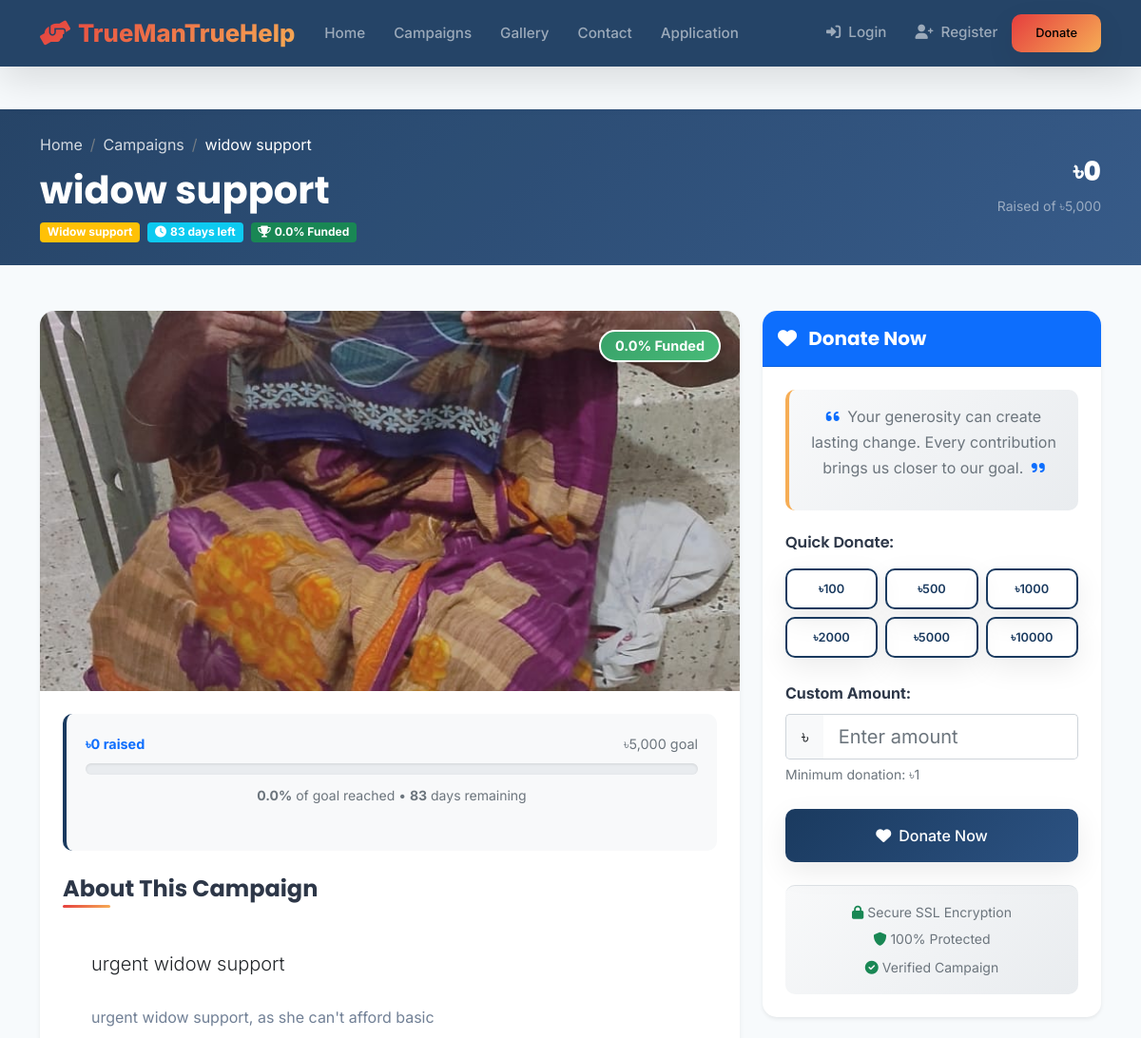
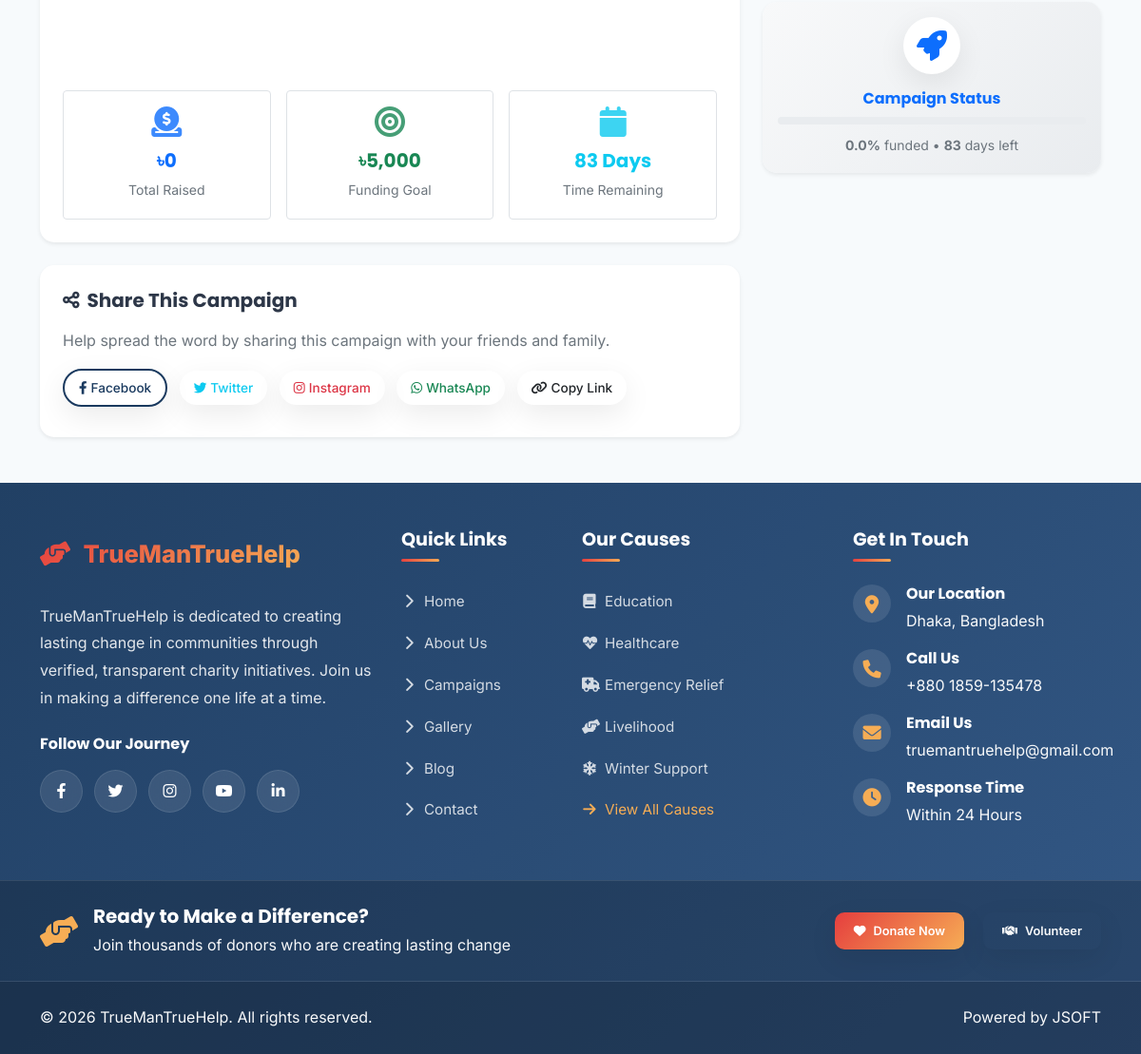
Page /campaign.php?id=13 on the committed database (2 pictures, top to bottom).
### tables this page shows
CREATE TABLE `campaigns` (
  `id` int(11) NOT NULL,
  `title` varchar(255) NOT NULL,
  `description` text NOT NULL,
  `short_description` varchar(500) DEFAULT NULL,
  `goal_amount` decimal(15,2) NOT NULL,
  `raised_amount` decimal(15,2) DEFAULT 0.00,
  `category_id` int(11) DEFAULT NULL,
  `image` varchar(255) DEFAULT NULL,
  `start_date` date DEFAULT NULL,
  `end_date` date DEFAULT NULL,
  `status` enum('active','inactive','completed') DEFAULT 'active',
  `featured` tinyint(1) DEFAULT 0,
  `created_by` int(11) DEFAULT NULL,
  `created_at` timestamp NOT NULL DEFAULT current_timestamp(),
  `updated_at` timestamp NOT NULL DEFAULT current_timestamp() ON UPDATE current_timestamp()
);

CREATE TABLE `categories` (
  `id` int(11) NOT NULL,
  `name` varchar(100) NOT NULL,
  `description` text DEFAULT NULL,
  `parent_id` int(11) DEFAULT NULL,
  `status` enum('active','inactive') DEFAULT 'active',
  `created_at` timestamp NOT NULL DEFAULT current_timestamp()
);

### campaign.php (the view, shortened to what the rows shown need)
<?php
require_once 'includes/config.php';
$campaign_id = $_GET['id'] ?? 0;
try {
    $stmt = $pdo->prepare("
        SELECT c.*, cat.name as category_name, parent.name as parent_category_name
        FROM campaigns c
        LEFT JOIN categories cat ON c.category_id = cat.id
        LEFT JOIN categories parent ON cat.parent_id = parent.id
        WHERE c.id = ?
    ");
    $stmt->execute([$campaign_id]);
    $campaign = $stmt->fetch(PDO::FETCH_ASSOC);
} catch(PDOException $e) {
    $campaign = null;
    error_log("Campaign page error: " . $e->getMessage());
}
include 'includes/header.php';
$progress = ($campaign['raised_amount'] / $campaign['goal_amount']) * 100;
$progress = min(100, $progress);
if (isset($campaign['end_date']) && $campaign['end_date'] != '0000-00-00') {
    $end_date = new DateTime($campaign['end_date']);
    $today = new DateTime();
    $days_left = $today->diff($end_date)->days;
    $days_left = $days_left > 0 ? $days_left : 0;
} else {
    $days_left = null;
}
?>
<section class="page-header-section py-4" style="margin-top: 115px; background: var(--gradient-primary);">
    <div class="container">
        <div class="row align-items-center">
            <div class="col-md-8">
                <nav aria-label="breadcrumb">
                    <ol class="breadcrumb mb-2">
                        <li class="breadcrumb-item"><a href="index.php" class="text-white">Home</a></li>
                        <li class="breadcrumb-item"><a href="campaigns.php" class="text-white">Campaigns</a></li>
                        <li class="breadcrumb-item active text-white" aria-current="page"><?php echo htmlspecialchars($campaign['title']); ?></li>
                    </ol>
                </nav>
                <h1 class="text-white mb-2" data-aos="fade-right"><?php echo htmlspecialchars($campaign['title']); ?></h1>
                <div class="d-flex flex-wrap gap-2" data-aos="fade-right" data-aos-delay="100">
                    <span class="badge bg-warning">
                        <?php
                        if(isset($campaign['parent_category_name']) && isset($campaign['category_name'])) {
                            echo htmlspecialchars($campaign['category_name']);
                        } else {
                            echo 'General';
                        }
                        ?>
                    </span>
                    <?php if($days_left !== null): ?>
                    <span class="badge bg-info">
                        <i class="fas fa-clock me-1"></i><?php echo $days_left; ?> days left
                    </span>
                    <?php endif; ?>
                    <span class="badge bg-success">
                        <i class="fas fa-trophy me-1"></i><?php echo number_format($progress, 1); ?>% Funded
                    </span>
                </div>
            </div>
            <div class="col-md-4 text-md-end" data-aos="fade-left">
                <div class="header-stats">
                    <div class="stat-item">
                        <h3 class="text-white mb-1">৳<?php echo number_format($campaign['raised_amount']); ?></h3>
                        <small class="text-white-50">Raised of ৳<?php echo number_format($campaign['goal_amount']); ?></small>
                    </div>
                </div>
            </div>
        </div>
    </div>
</section>
<section class="campaign-details-section py-5">
    <div class="container">
        <div class="row">
            <div class="col-lg-8" data-aos="fade-right">
                <div class="campaign-main-card card border-0 shadow-sm mb-4">
                    <div class="campaign-image-container">
                        <img src="<?php echo $campaign['image'] ?: 'assets/images/default-campaign.jpg'; ?>"
                             class="campaign-main-image"
                             alt="<?php echo htmlspecialchars($campaign['title']); ?>">
                        <div class="campaign-image-overlay">
                            <span class="badge campaign-image-badge">
                                <?php echo number_format($progress, 1); ?>% Funded
                            </span>
                        </div>
                    </div>
                    <div class="card-body p-4">
                        <div class="progress-section mb-4">
                            <div class="progress-container">
                                <div class="progress-labels d-flex justify-content-between mb-2">
                                    <span class="progress-raised fw-bold text-primary">
                                        ৳<?php echo number_format($campaign['raised_amount']); ?> raised
                                    </span>
                                    <span class="progress-goal text-muted">
                                        ৳<?php echo number_format($campaign['goal_amount']); ?> goal
                                    </span>
                                </div>
                                <div class="progress-stats text-center mt-2">
                                    <small class="text-muted">
                                        <strong><?php echo number_format($progress, 1); ?>%</strong> of goal reached
                                        <?php if($days_left !== null): ?>
                                         • <strong><?php echo $days_left; ?></strong> days remaining
                                        <?php endif; ?>
                                    </small>
                                </div>
                            </div>
                        </div>
                        <div class="campaign-description-section">
                            <div class="campaign-content">
                                <?php if (!empty($campaign['short_description'])): ?>
                                <div class="campaign-summary mb-4">
                                    <p class="lead text-dark"><?php echo nl2br(htmlspecialchars($campaign['short_description'])); ?></p>
                                </div>
                                <?php endif; ?>
                                <div class="campaign-full-description">
                                    <p><?php echo nl2br(htmlspecialchars($campaign['description'])); ?></p>
                                </div>
                            </div>
                        </div>
                        <div class="campaign-details-grid mt-5">
                            <div class="row g-3">
                                <div class="col-md-4">
                                    <div class="detail-card text-center p-3 border rounded">
                                        <div class="detail-icon mb-2">
                                            <i class="fas fa-donate fa-2x text-primary"></i>
                                        </div>
                                        <h5 class="text-primary mb-1">৳<?php echo number_format($campaign['raised_amount']); ?></h5>
                                        <small class="text-muted">Total Raised</small>
                                    </div>
                                </div>
                                <div class="col-md-4">
                                    <div class="detail-card text-center p-3 border rounded">
                                        <div class="detail-icon mb-2">
                                            <i class="fas fa-bullseye fa-2x text-success"></i>
                                        </div>
                                        <h5 class="text-success mb-1">৳<?php echo number_format($campaign['goal_amount']); ?></h5>
                                        <small class="text-muted">Funding Goal</small>
                                    </div>
                                </div>
                                <div class="col-md-4">
                                    <div class="detail-card text-center p-3 border rounded">
                                        <div class="detail-icon mb-2">
                                            <i class="fas fa-calendar fa-2x text-info"></i>
                                        </div>
                                        <h5 class="text-info mb-1">
                                            <?php echo $days_left !== null ? $days_left . ' Days' : 'Ongoing'; ?>
                                        </h5>
                                        <small class="text-muted">Time Remaining</small>
                                    </div>
                                </div>
                            </div>
                        </div>
                    </div>
                </div>
            </div>
            <div class="col-lg-4" data-aos="fade-left">
                <div class="campaign-status-card card border-0 shadow-sm mt-4">
                    <div class="card-body text-center">
                        <small class="text-muted">
                            <strong><?php echo number_format($progress, 1); ?>%</strong> funded •
                            <strong><?php echo $days_left !== null ? $days_left : '∞'; ?></strong> days left
                        </small>
                    </div>
                </div>
            </div>
        </div>
    </div>
</section>
<?php include 'includes/footer.php'; ?>

### rows in the picture
campaigns: title "widow support", category.name "Widow support", end_date "83", progress "0.0", raised_amount "0", goal_amount "5,000", image (picture), short_description "urgent widow support", description "urgent widow support, as she can't afford basic"

### other values in the picture
SITE_NAME "TrueManTrueHelp"
